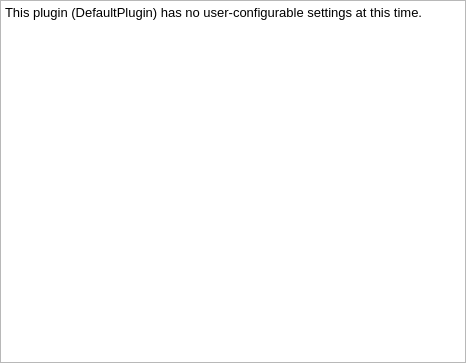
<?xml version="1.0" encoding="UTF-8"?>
<ui version="4.0">
 <class>TankPlugin_UIDialog</class>
 <widget class="QWidget" name="TankPlugin_UIDialog">
  <property name="geometry">
   <rect>
    <x>0</x>
    <y>0</y>
    <width>466</width>
    <height>363</height>
   </rect>
  </property>
  <property name="windowTitle">
   <string>Form</string>
  </property>
  <layout class="QVBoxLayout" name="verticalLayout_2">
   <property name="spacing">
    <number>1</number>
   </property>
   <property name="margin">
    <number>0</number>
   </property>
   <item>
    <layout class="QHBoxLayout" name="horizontalLayout_2">
     <item>
      <layout class="QVBoxLayout" name="verticalLayout">
       <item>
        <widget class="QPlainTextEdit" name="plainTextEdit">
         <property name="font">
          <font>
           <pointsize>10</pointsize>
           <weight>50</weight>
           <italic>false</italic>
           <bold>false</bold>
           <strikeout>false</strikeout>
           <stylestrategy>PreferDefault</stylestrategy>
           <kerning>true</kerning>
          </font>
         </property>
         <property name="documentTitle">
          <string/>
         </property>
         <property name="plainText">
          <string>This plugin (DefaultPlugin) has no user-configurable settings at this time.</string>
         </property>
        </widget>
       </item>
      </layout>
     </item>
    </layout>
   </item>
   <item>
    <layout class="QHBoxLayout" name="horizontalLayout"/>
   </item>
  </layout>
 </widget>
 <resources/>
 <connections/>
</ui>
